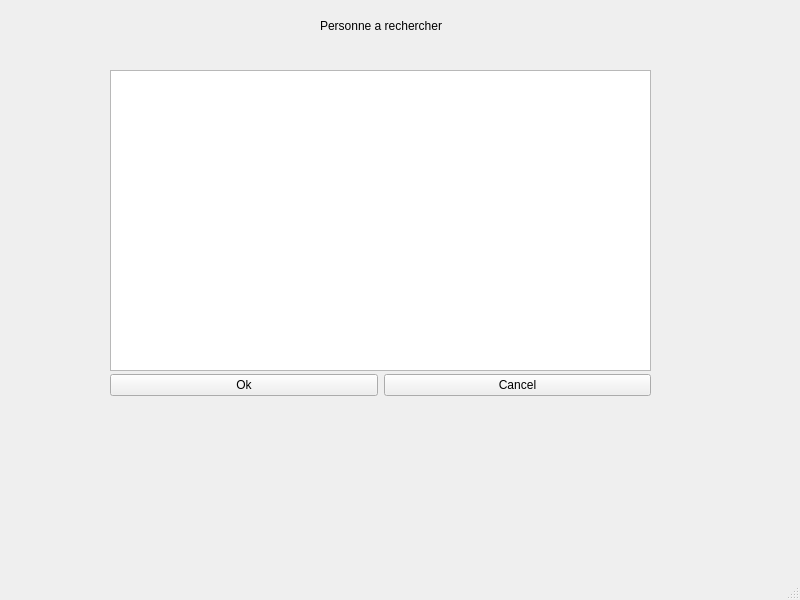
<?xml version="1.0" encoding="UTF-8"?>
<ui version="4.0">
 <class>Find</class>
 <widget class="QMainWindow" name="Find">
  <property name="geometry">
   <rect>
    <x>0</x>
    <y>0</y>
    <width>800</width>
    <height>600</height>
   </rect>
  </property>
  <property name="windowTitle">
   <string>MainWindow</string>
  </property>
  <widget class="QWidget" name="centralwidget">
   <widget class="QWidget" name="horizontalLayoutWidget">
    <property name="geometry">
     <rect>
      <x>110</x>
      <y>10</y>
      <width>541</width>
      <height>31</height>
     </rect>
    </property>
    <layout class="QHBoxLayout" name="horizontalLayout">
     <item>
      <spacer name="horizontalSpacer">
       <property name="orientation">
        <enum>Qt::Horizontal</enum>
       </property>
       <property name="sizeHint" stdset="0">
        <size>
         <width>40</width>
         <height>20</height>
        </size>
       </property>
      </spacer>
     </item>
     <item>
      <widget class="QLabel" name="label">
       <property name="text">
        <string>Personne a rechercher</string>
       </property>
      </widget>
     </item>
     <item>
      <spacer name="horizontalSpacer_2">
       <property name="orientation">
        <enum>Qt::Horizontal</enum>
       </property>
       <property name="sizeHint" stdset="0">
        <size>
         <width>40</width>
         <height>20</height>
        </size>
       </property>
      </spacer>
     </item>
    </layout>
   </widget>
   <widget class="QWidget" name="horizontalLayoutWidget_2">
    <property name="geometry">
     <rect>
      <x>110</x>
      <y>70</y>
      <width>541</width>
      <height>301</height>
     </rect>
    </property>
    <layout class="QHBoxLayout" name="horizontalLayout_2">
     <item>
      <widget class="QTableView" name="tableViewFind"/>
     </item>
    </layout>
   </widget>
   <widget class="QWidget" name="horizontalLayoutWidget_3">
    <property name="geometry">
     <rect>
      <x>110</x>
      <y>370</y>
      <width>541</width>
      <height>31</height>
     </rect>
    </property>
    <layout class="QHBoxLayout" name="horizontalLayout_3">
     <item>
      <widget class="QPushButton" name="pushButtonOk">
       <property name="text">
        <string>Ok</string>
       </property>
      </widget>
     </item>
     <item>
      <widget class="QPushButton" name="pushButtonCancel">
       <property name="text">
        <string>Cancel</string>
       </property>
      </widget>
     </item>
    </layout>
   </widget>
  </widget>
  <widget class="QMenuBar" name="menubar">
   <property name="geometry">
    <rect>
     <x>0</x>
     <y>0</y>
     <width>800</width>
     <height>22</height>
    </rect>
   </property>
  </widget>
  <widget class="QStatusBar" name="statusbar"/>
 </widget>
 <resources/>
 <connections/>
</ui>
